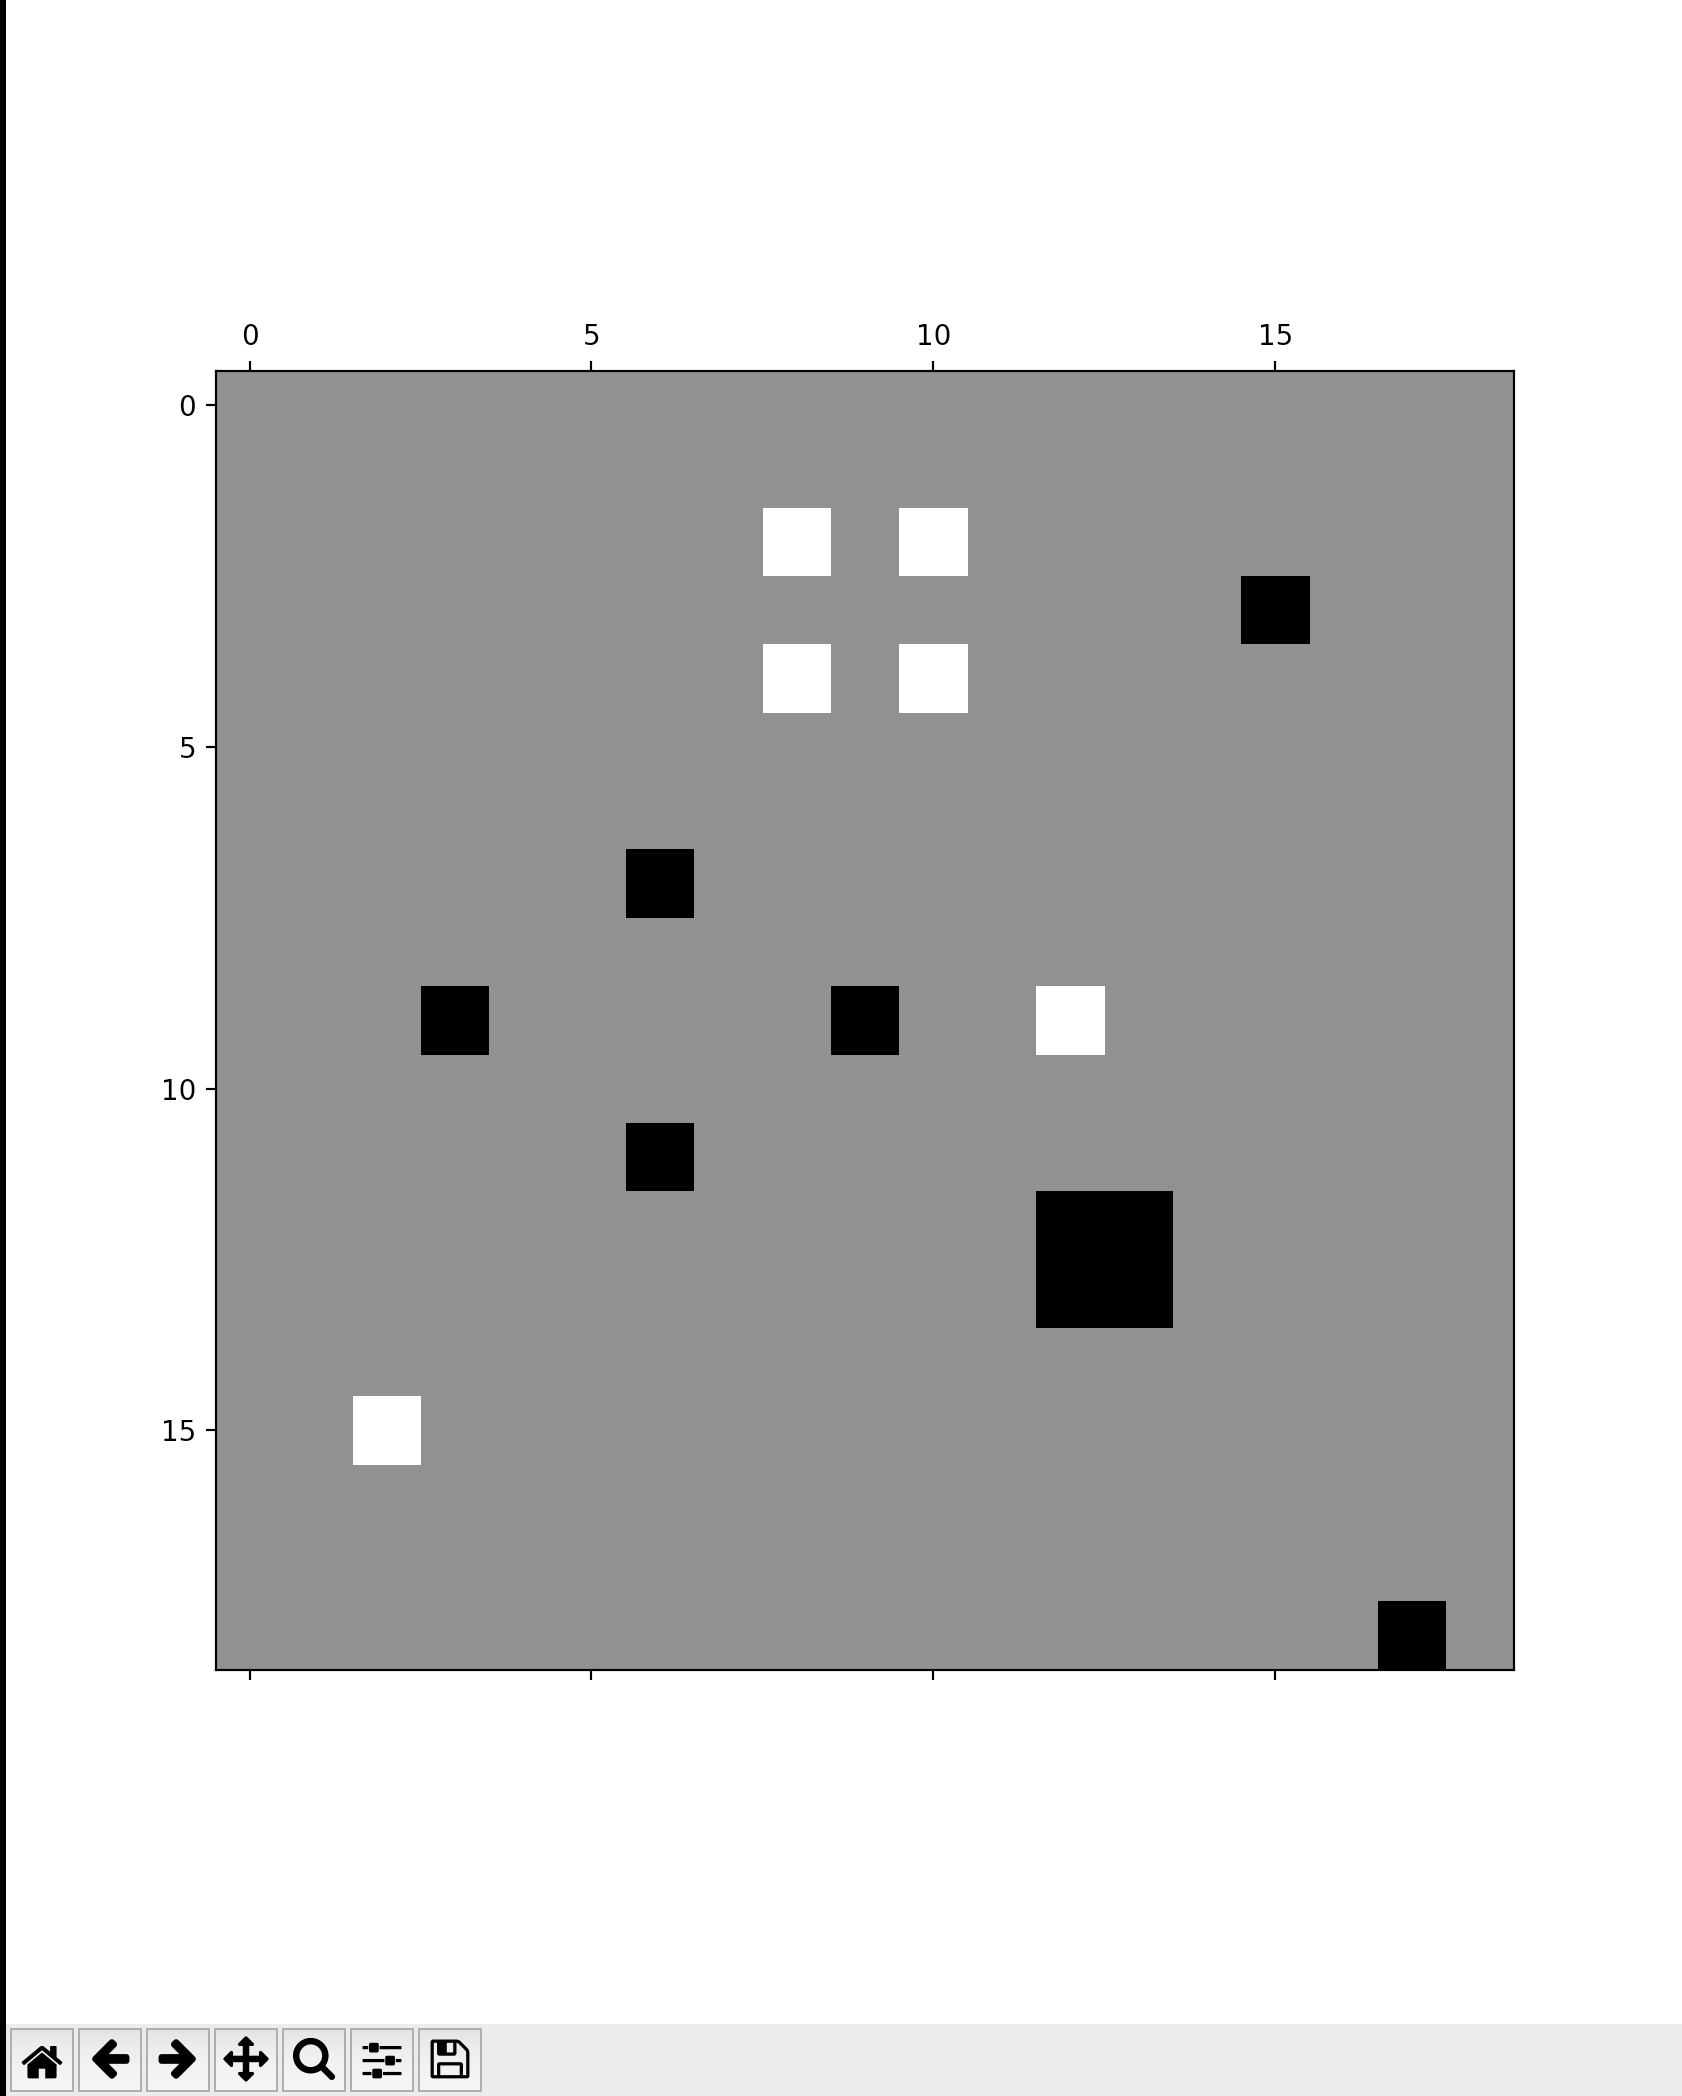

This figure's Python source:
import matplotlib.pyplot as plt
import numpy as np

#f = open("/Users/islamamin/Documents/matrix.txt",'r+') #path required as input
#matrix_text = f.read()
#matrix_array = list(matrix_text)
matrix_array = np.loadtxt("/Users/islamamin/Documents/StarterHacks/matrix.txt",dtype='i',delimiter=',')
fig = plt.figure()
ax = fig.add_subplot(111)    
cax = ax.matshow(matrix_array,cmap=plt.cm.gray_r )
plt.show()
